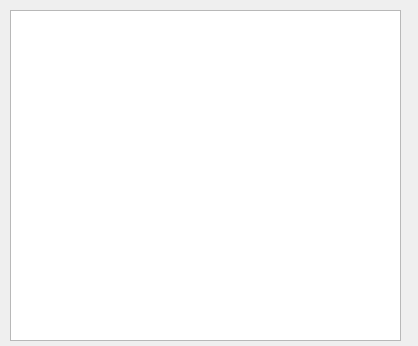
<?xml version="1.0" encoding="UTF-8"?>
<ui version="4.0">
 <class>message_form</class>
 <widget class="QWidget" name="message_form">
  <property name="geometry">
   <rect>
    <x>0</x>
    <y>0</y>
    <width>418</width>
    <height>346</height>
   </rect>
  </property>
  <property name="windowTitle">
   <string>Message Form</string>
  </property>
  <widget class="QListWidget" name="listWidget_hotkey">
   <property name="geometry">
    <rect>
     <x>10</x>
     <y>10</y>
     <width>391</width>
     <height>331</height>
    </rect>
   </property>
   <property name="font">
    <font>
     <family>Times New Roman</family>
    </font>
   </property>
  </widget>
 </widget>
 <resources/>
 <connections/>
</ui>
